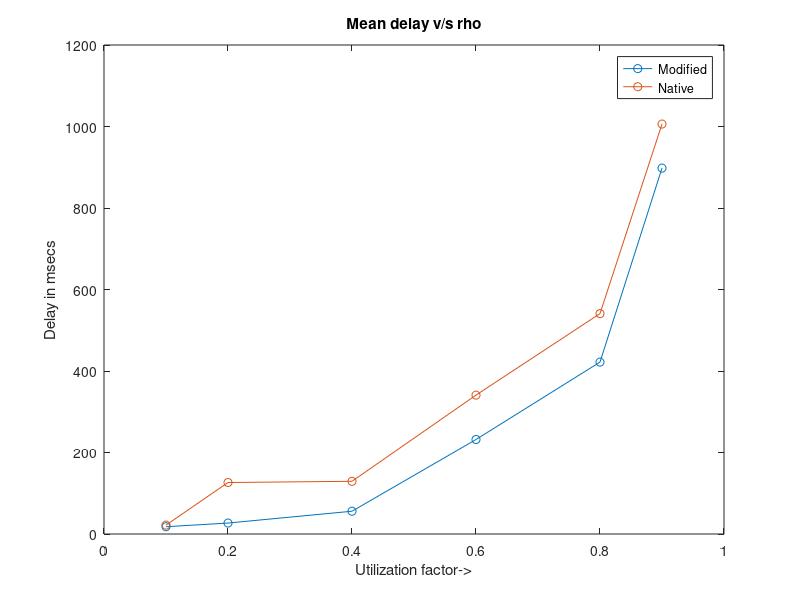
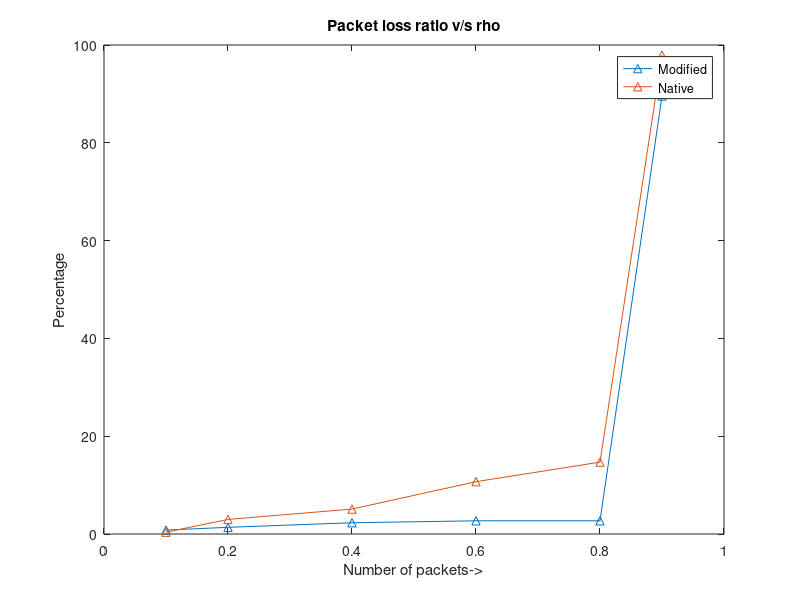
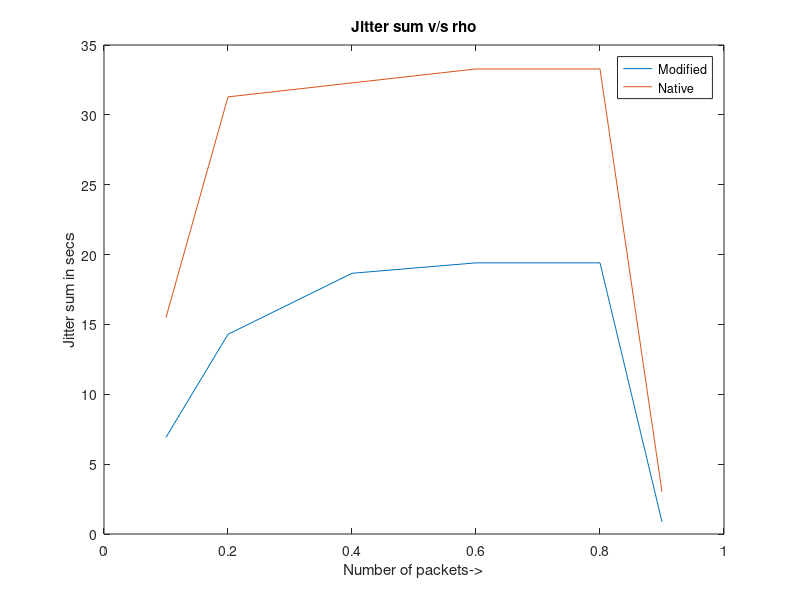

Recreate these plots in MATLAB, in order.
clc
close all
clear all

x=[0.1 0.2 0.4 0.6 0.8 0.9];

y=[17.8876333333 26.8868 55.8884666667 231.861 421.861 897.8906666667];
figure();
plot(x,y,'-o');
hold on
y=[21.7988 126.324 129.3563333333 340.8453333333 540.8453333333	1006.0096666667]
plot(x,y,'-o')
hold off
title('Mean delay v/s rho');legend('Modified','Native');xlabel('Utilization factor->');ylabel('Delay in msecs');
y=[0.8 1.3666666667 2.3 2.7 2.7 89.5666666667];
figure();
plot(x,y,'-^');
hold on
y=[0.3666666667	2.98	5.1	10.7	14.7	97.9333333333]
plot(x,y,'-^')
hold off
title('Packet loss ratio v/s rho');legend('Modified','Native');xlabel('Number of packets->');ylabel('Percentage');
y=[6920000000	14293333333.3333	18660000000	19406666666.6667	19406666666.6667	870000000]/10^9;
figure();
plot(x,y);
hold on
y=[15498533333.3333	31286666666.6667	32286666666.6667	33286666666.6667	33286666666.6667	3016666666.66667]/10^9;
plot(x,y)
hold on
title('Jitter sum v/s rho');legend('Modified','Native');xlabel('Number of packets->');ylabel('Jitter sum in secs');